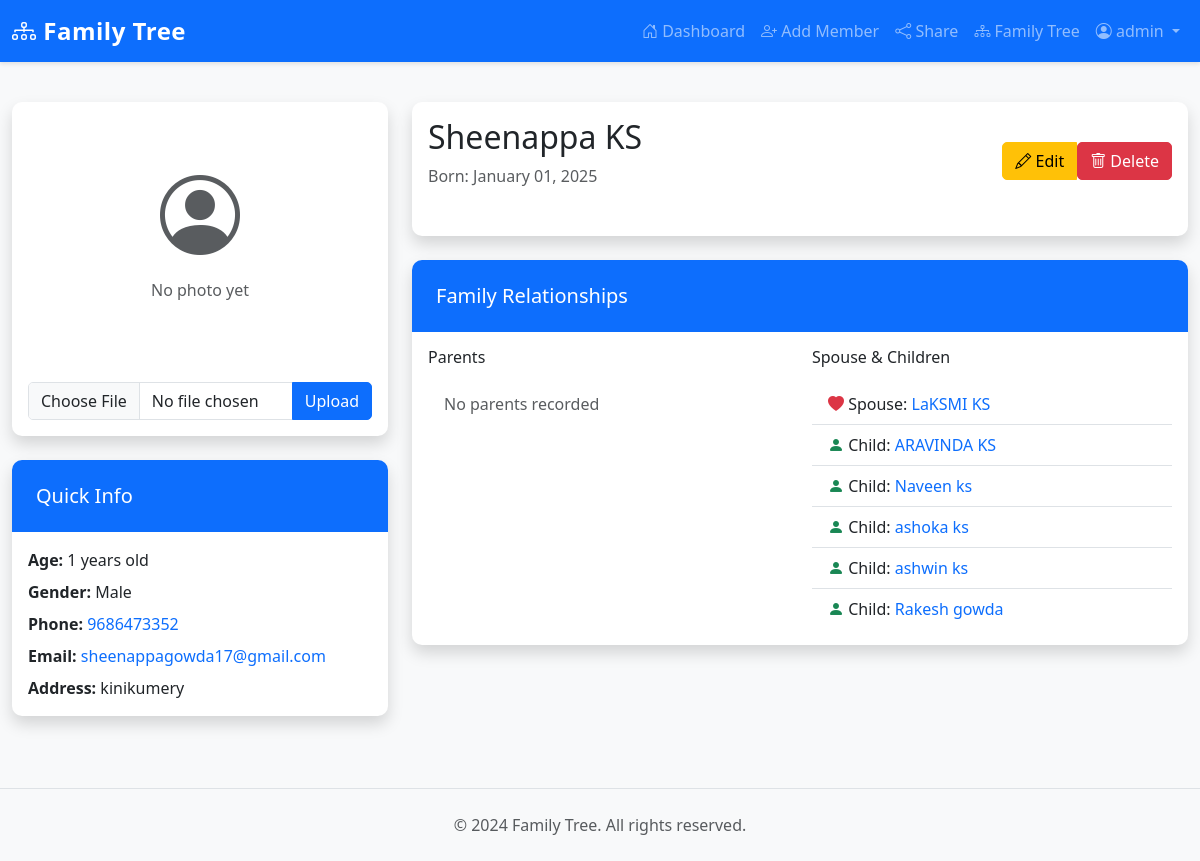
Page /family/1 (signed in) on the committed database.
### models/user.py (models this page shows, shortened)
class User(UserMixin, db.Model):
    __tablename__ = 'users'
    id = db.Column(db.Integer, primary_key=True)
    username = db.Column(db.String(80), unique=True, nullable=False, index=True)
    email = db.Column(db.String(120), unique=True, nullable=False, index=True)
    password_hash = db.Column(db.String(255), nullable=False)
    first_name = db.Column(db.String(100))
    last_name = db.Column(db.String(100))
    family_name = db.Column(db.String(100))
    role = db.Column(db.String(20), default='admin', nullable=False)  # CHANGED: 'admin' or 'user' - default is NOW admin
    share_token = db.Column(db.String(64), unique=True, nullable=True)
    created_at = db.Column(db.DateTime, default=datetime.utcnow)
    updated_at = db.Column(db.DateTime, default=datetime.utcnow, onupdate=datetime.utcnow)
    family_members = db.relationship('FamilyMember', backref='user', lazy=True, cascade='all, delete-orphan')
    def is_admin(self):
        return self.role == 'admin'

### models/family.py (models this page shows, shortened)
class FamilyMember(db.Model):
    __tablename__ = 'family_members'
    id = db.Column(db.Integer, primary_key=True)
    user_id = db.Column(db.Integer, db.ForeignKey('users.id'), nullable=False)
    first_name = db.Column(db.String(100), nullable=False)
    last_name = db.Column(db.String(100), nullable=False)
    gender = db.Column(db.String(10), nullable=False)  # Male, Female, Other
    dob = db.Column(db.Date)
    phone = db.Column(db.String(20))
    email = db.Column(db.String(120))
    address = db.Column(db.Text)
    biography = db.Column(db.Text)
    photo = db.Column(db.String(255))  # Store filename
    father_id = db.Column(db.Integer, db.ForeignKey('family_members.id'))
    mother_id = db.Column(db.Integer, db.ForeignKey('family_members.id'))
    spouse_id = db.Column(db.Integer, db.ForeignKey('family_members.id'))
    created_at = db.Column(db.DateTime, default=datetime.utcnow)
    updated_at = db.Column(db.DateTime, default=datetime.utcnow, onupdate=datetime.utcnow)
    father = db.relationship('FamilyMember', remote_side=[id], foreign_keys=[father_id], backref='children_as_father')
    mother = db.relationship('FamilyMember', remote_side=[id], foreign_keys=[mother_id], backref='children_as_mother')
    spouse = db.relationship('FamilyMember', remote_side=[id], foreign_keys=[spouse_id],
                            backref='spouses', uselist=False)
    def get_full_name(self):
        return f"{self.first_name} {self.last_name}"
    def get_age(self):
        if self.dob:
            from datetime import date
            today = date.today()
            age = today.year - self.dob.year - ((today.month, today.day) < (self.dob.month, self.dob.day))
            return age
        return None
    def get_children(self):
        return FamilyMember.query.filter(
            (FamilyMember.father_id == self.id) | (FamilyMember.mother_id == self.id)
        ).all()

### routes/family.py (the view)
@family_bp.route('/<int:member_id>')
@login_required
def view_member(member_id):
    member = FamilyMember.query.get_or_404(member_id)
    if member.user_id != current_user.id:
        flash('You do not have permission to view this member', 'danger')
        return redirect(url_for('dashboard.dashboard'))
    children = member.get_children()
    return render_template('profile.html', member=member, children=children)

### app.py (called while the page is built)
@login_manager.user_loader
def load_user(user_id):
    return db.session.get(User, int(user_id))

@app.context_processor
def inject_user():
    return {'current_user': current_user}

### templates/profile.html (shortened to what this page needs)
{% extends "base.html" %}
{% block content %}
{% if member %}
<div class="row">
    <div class="col-lg-4">
        <div class="card shadow mb-4">
            <div class="card-body text-center">
                {% if member.photo %}
                    <img src="{{ url_for('static', filename='uploads/' + member.photo) }}"
                         alt="{{ member.get_full_name() }}" class="img-fluid rounded" style="max-width: 300px;">
                    <div class="mt-3">
                        <form method="POST" action="{{ url_for('upload.delete_photo', member_id=member.id) }}">
                            <button type="submit" class="btn btn-danger btn-sm">
                                <i class="bi bi-trash"></i> Delete Photo
                            </button>
                        </form>
                    </div>
                {% else %}
                    <div class="text-center py-5">
                        <i class="bi bi-person-circle display-1 text-muted"></i>
                        <p class="text-muted mt-3">No photo yet</p>
                    </div>
                {% endif %}
                {% if member.user_id == current_user.id %}
                    <div class="mt-3">
                        <form method="POST" action="{{ url_for('upload.upload_photo', member_id=member.id) }}"
                              enctype="multipart/form-data">
                            <div class="input-group">
                                <input type="file" class="form-control" name="photo" accept="image/*" required>
                                <button type="submit" class="btn btn-primary">Upload</button>
                            </div>
                        </form>
                    </div>
                {% endif %}
            </div>
        </div>
        <div class="card shadow">
            <div class="card-header bg-primary text-white">
                <h5 class="mb-0">Quick Info</h5>
            </div>
            <div class="card-body">
                <p class="mb-2">
                    <strong>Age:</strong>
                    {% if member.get_age() %}
                        {{ member.get_age() }} years old
                    {% else %}
                        Not specified
                    {% endif %}
                </p>
                <p class="mb-2">
                    <strong>Gender:</strong> {{ member.gender }}
                </p>
                {% if member.phone %}
                    <p class="mb-2">
                        <strong>Phone:</strong>
                        <a href="tel:{{ member.phone }}">{{ member.phone }}</a>
                    </p>
                {% endif %}
                {% if member.email %}
                    <p class="mb-2">
                        <strong>Email:</strong>
                        <a href="mailto:{{ member.email }}">{{ member.email }}</a>
                    </p>
                {% endif %}
                {% if member.address %}
                    <p class="mb-0">
                        <strong>Address:</strong> {{ member.address }}
                    </p>
                {% endif %}
            </div>
        </div>
    </div>
    <div class="col-lg-8">
        <div class="card shadow mb-4">
            <div class="card-body">
                <div class="d-flex justify-content-between align-items-center mb-3">
                    <div>
                        <h2>{{ member.get_full_name() }}</h2>
                        {% if member.dob %}
                            <p class="text-muted">Born: {{ member.dob.strftime('%B %d, %Y') }}</p>
                        {% endif %}
                    </div>
                    {% if member.user_id == current_user.id and current_user.is_admin() %}
                        <div class="btn-group">
                            <a href="{{ url_for('family.edit_member', member_id=member.id) }}"
                               class="btn btn-warning">
                                <i class="bi bi-pencil"></i> Edit
                            </a>
                            <form method="POST" action="{{ url_for('family.delete_member', member_id=member.id) }}"
                                  style="display:inline;" onsubmit="return confirm('Are you sure you want to delete this member?');">
                                <button type="submit" class="btn btn-danger">
                                    <i class="bi bi-trash"></i> Delete
                                </button>
                            </form>
                        </div>
                    {% endif %}
                </div>
            </div>
        </div>
        <div class="card shadow mb-4">
            <div class="card-header bg-primary text-white">
                <h5 class="mb-0">Family Relationships</h5>
            </div>
            <div class="card-body">
                <div class="row">
                    <div class="col-md-6">
                        <h6 class="mb-3">Parents</h6>
                        <ul class="list-group list-group-flush">
                            {% if not member.father and not member.mother %}
                                <li class="list-group-item text-muted">No parents recorded</li>
                            {% endif %}
                        </ul>
                    </div>
                    <div class="col-md-6">
                        <h6 class="mb-3">Spouse & Children</h6>
                        <ul class="list-group list-group-flush">
                            {% if member.spouse %}
                                <li class="list-group-item">
                                    <i class="bi bi-heart-fill text-danger"></i>
                                    Spouse:
                                    <a href="{{ url_for('family.view_member', member_id=member.spouse.id) }}">
                                        {{ member.spouse.get_full_name() }}
                                    </a>
                                </li>
                            {% endif %}
                            {% if children %}
                                {% for child in children %}
                                    <li class="list-group-item">
                                        <i class="bi bi-person-fill text-success"></i>
                                        Child:
                                        <a href="{{ url_for('family.view_member', member_id=child.id) }}">
                                            {{ child.get_full_name() }}
                                        </a>
                                    </li>
                                {% endfor %}
                            {% endif %}
                        </ul>
                    </div>
                </div>
            </div>
        </div>
    </div>
</div>
{% endif %}
{% endblock %}

### templates/base.html (shortened to what this page needs)
<!DOCTYPE html>
<html lang="en">
<head>
    <link href="https://cdn.jsdelivr.net/npm/bootstrap@5.3.0/dist/css/bootstrap.min.css" rel="stylesheet">
    <link rel="stylesheet" href="https://cdn.jsdelivr.net/npm/bootstrap-icons@1.11.0/font/bootstrap-icons.css">
    <link rel="stylesheet" href="{{ url_for('static', filename='css/style.css') }}">
</head>
<body>
    <nav class="navbar navbar-expand-lg navbar-dark bg-primary">
        <div class="container-fluid">
            <a class="navbar-brand" href="{{ url_for('dashboard.index') }}">
                <i class="bi bi-diagram-3"></i> Family Tree
            </a>
            <div class="collapse navbar-collapse" id="navbarNav">
                <ul class="navbar-nav ms-auto">
                    {% if current_user.is_authenticated %}
                        <li class="nav-item">
                            <a class="nav-link" href="{{ url_for('dashboard.dashboard') }}">
                                <i class="bi bi-house-door"></i> Dashboard
                            </a>
                        </li>
                        {% if current_user.is_admin() %}
                            <li class="nav-item">
                                <a class="nav-link" href="{{ url_for('family.add_member') }}">
                                    <i class="bi bi-person-plus"></i> Add Member
                                </a>
                            </li>
                            <li class="nav-item">
                                <a class="nav-link" href="{{ url_for('dashboard.share') }}">
                                    <i class="bi bi-share"></i> Share
                                </a>
                            </li>
                        {% endif %}
                        <li class="nav-item">
                            <a class="nav-link" href="{{ url_for('family.family_tree') }}">
                                <i class="bi bi-diagram-3"></i> Family Tree
                            </a>
                        </li>
                        <li class="nav-item dropdown">
                            <a class="nav-link dropdown-toggle" href="#" id="userDropdown" role="button" data-bs-toggle="dropdown">
                                <i class="bi bi-person-circle"></i> {{ current_user.username }}
                            </a>
                        </li>
                    {% endif %}
                </ul>
            </div>
        </div>
    </nav>
    <main class="container-fluid py-4">
        {% block content %}{% endblock %}
    </main>
    <footer class="bg-light py-4 mt-5">
        <div class="container text-center">
            <p class="text-muted mb-0">&copy; 2024 Family Tree. All rights reserved.</p>
        </div>
    </footer>
</body>
</html>

### static/css/style.css (style rules this page uses)
:root { --primary-color: #0d6efd; --secondary-color: #6c757d; --danger-color: #dc3545; --success-color: #198754; }
body { font-family: 'Segoe UI', Tahoma, Geneva, Verdana, sans-serif; background-color: #f8f9fa; min-height: 100vh; display: flex; flex-direction: column; }
main { flex: 1; }
.navbar { box-shadow: 0 2px 4px rgba(0, 0, 0, 0.1); }
.navbar-brand { font-weight: bold; font-size: 1.5rem; letter-spacing: 0.5px; }
.card { border: none; border-radius: 10px; transition: transform 0.3s, box-shadow 0.3s; }
.card-header { border-radius: 10px 10px 0 0 !important; border: none; padding: 1.5rem; }
.btn { border-radius: 5px; font-weight: 500; transition: all 0.3s; }
.btn-primary { background-color: var(--primary-color); border-color: var(--primary-color); }
.btn-danger { background-color: var(--danger-color); border-color: var(--danger-color); }
.form-control, .form-select { border-radius: 5px; border: 1px solid #dee2e6; transition: border-color 0.3s, box-shadow 0.3s; }
footer { border-top: 1px solid #dee2e6; margin-top: auto; }
* { transition: background-color 0.2s ease, color 0.2s ease; }
a { color: var(--primary-color); text-decoration: none; }
.shadow { box-shadow: 0 4px 6px rgba(0, 0, 0, 0.1); }

### rows in the picture
User: username "admin"
FamilyMember: get_age "1", gender "Male", phone "9686473352", email "sheenappagowda17@gmail.com", address "kinikumery", get_full_name "Sheenappa KS", dob "January 01, 2025"
FamilyMember: spouse.get_full_name "LaKSMI KS"
FamilyMember: get_full_name "ARAVINDA KS"
FamilyMember: get_full_name "Naveen ks"
FamilyMember: get_full_name "ashoka ks"
FamilyMember: get_full_name "ashwin ks"
FamilyMember: get_full_name "Rakesh gowda"
